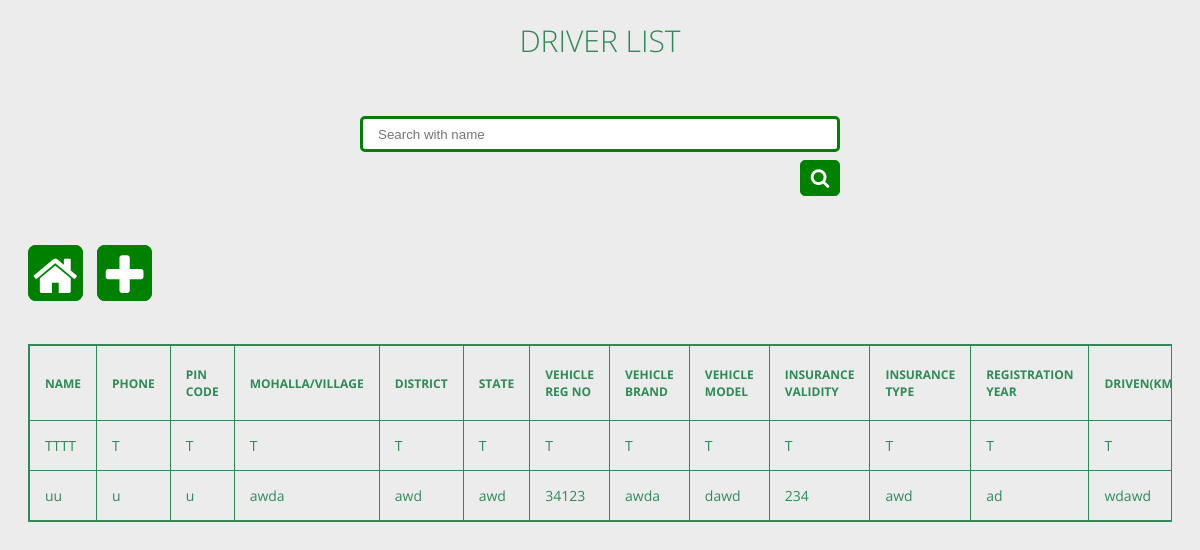
/driver (signed in), run on an earlier commit of the app's database.
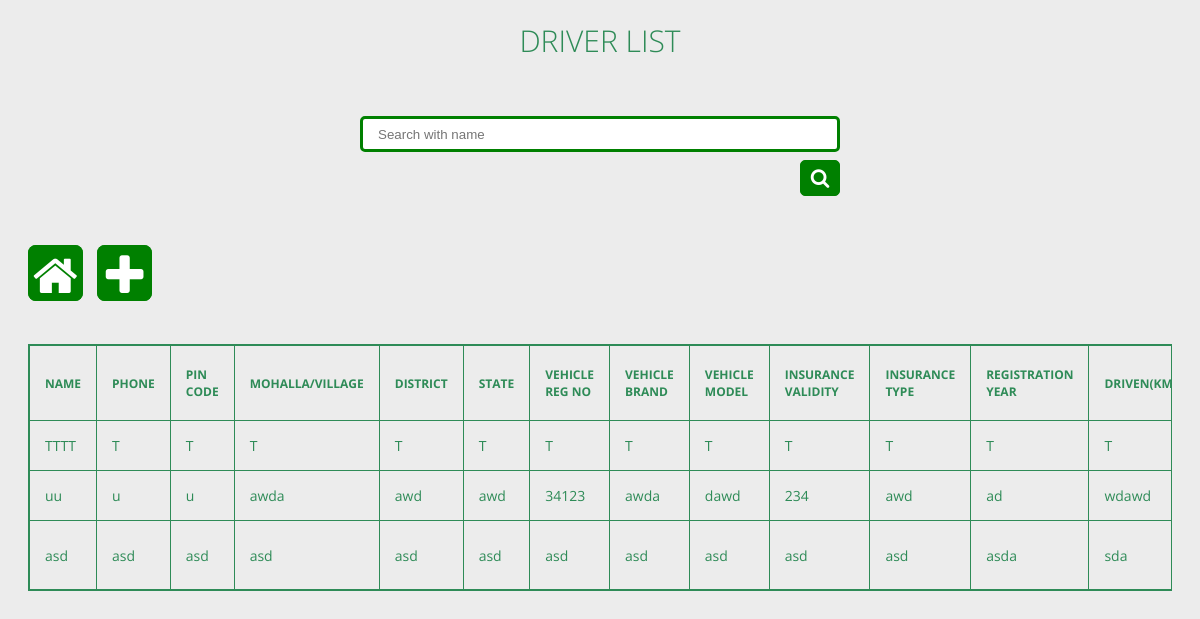
And on a later commit of the database.
### app/models.py (models this page shows, shortened)
class Driver(models.Model):
    driver_id = models.AutoField(primary_key=True)
    driver_name=models.CharField(max_length=150)
    mobile_no=models.CharField(max_length=20, null=True)
    pin_code=models.CharField(max_length=10, null=True)
    mohalla_or_village=models.CharField(max_length=200, null=True)
    district=models.CharField(max_length=200, null=True)
    state=models.CharField(max_length=200, null=True)
    vehicle_registration_no=models.CharField(max_length=100, null=True)
    vehicle_brand=models.CharField(max_length=100, null=True)
    vehicle_model=models.CharField(max_length=100, null=True)
    insurance_validity=models.CharField(max_length=100, null=True)
    insurance_type=models.CharField(max_length=100, null=True)
    registration_year=models.CharField(max_length=10, null=True)
    km_driven=models.CharField(max_length=50, null=True)
    choice=(('UNDER VARIFICATION','UNDER VARIFICATION'),('ACTIVE','ACTIVE'),('OFFLINE','OFFLINE'),('ON A RIDE','ON A RIDE'))
    status=models.CharField(max_length=50, choices=choice, default='pending', null=True)

### app/views.py (the view)
# urls.py: path('driver', views.DriverList.as_view()),
@login_required
def driver(request):
    if 'q' in request.GET:
        q=request.GET['q']
        drivers=Driver.objects.filter(driver_name__icontains=q)
        drivers = drivers.filter(Q(status='ACTIVE') | Q(status='OFFLINE') | Q(status='ON A RIDE'))
    else:
        drivers=Driver.objects.all().filter(Q(status='ACTIVE') | Q(status='OFFLINE') | Q(status='ON A RIDE'))
    return render(request,'app/driver.html' , {'drivers':drivers})

### app/templates/app/driver.html (shortened to what this page needs)
{% load static %}
<html lang="en">
<head>
    <link rel="stylesheet" href="{% static 'css/driver.css' %}">
    <link rel="stylesheet" href="{% static 'css/search.css' %}">
    <link rel="stylesheet" href="https://maxcdn.bootstrapcdn.com/font-awesome/4.4.0/css/font-awesome.min.css">
</head>
<body>
    <section>
        <h1>Driver List</h1><br>
        <br><br><br><br>
        <div class="wrap">
          <div class="search">
            <form method="GET">
              <input name="q" type="text" class="searchTerm" placeholder="Search with name">
              <br>
              <br>
              <button type="submit" class="searchButton">
                <i class="fa fa-search"></i>
             </button>
            </form>
          </div>
       </div>
       <br><br><br>
       <div style="display: inline;">
        <a href="/" class="homebtn"><i class="fa fa-home fa-3x fa-inverse" aria-hidden="true" id="ic"></i></a>
      <a href="{% url 'createdriver' %}" class="homebtn crtbtn">
        <i class="fa fa-plus fa-3x fa-inverse" aria-hidden="true"></i>
      </a>
      </div>
       <br><br><br>
        <div class="tbl-content">
          <table cellpadding="0" cellspacing="0" border="1">
            <div class="tbl-header">
                <thead>
                    <tr>
                      <th>name</th>
                      <th>phone</th>
                      <th>pin code</th>
                      <th>mohalla/village</th>
                      <th>district</th>
                      <th>state</th>
                      <th>vehicle reg no</th>
                      <th>vehicle brand</th>
                      <th>vehicle model</th>
                      <th>insurance validity</th>
                      <th>insurance type</th>
                      <th>registration year</th>
                      <th>driven(km)</th>
                    </tr>
                  </thead>
                </div>
            <tbody>
              {% for i in drivers %}
            <tr>
              <td>{{ i.driver_name }}</td>
              <td>{{ i.mobile_no }}</td>
              <td>{{ i.pin_code }}</td>
              <td>{{ i.mohalla_or_village }}</td>
              <td>{{ i.district }}</td>
              <td>{{ i.state }}</td>
              <td>{{ i.vehicle_registration_no }}</td>
              <td>{{ i.vehicle_brand }}</td>
              <td>{{ i.vehicle_model }}</td>
              <td>{{ i.insurance_validity }}</td>
              <td>{{ i.insurance_type }}</td>
              <td>{{ i.registration_year }}</td>
              <td>{{ i.km_driven }}</td>
            </tr>
              {% endfor %}
            </tbody>
          </table>
        </div>
      </section>
</body>
</html>

### static/css/driver.css (style rules this page uses)
h1 { font-size: 30px; color: #2E8B57; text-transform: uppercase; font-weight: 300; text-align: center; margin-bottom: 15px; }
table { border-color: #2E8B57; border-style: solid; width:100%; overflow-x: auto; border-collapse: collapse; }
thead { border: 1px solid #2E8B57; }
.tbl-header { background-color: rgba(255,255,255,0.3); }
.tbl-content { height:auto; overflow-x:auto; margin-top: 0px; border: 1px solid #2E8B57; }
th { padding: 20px 15px; text-align: left; font-weight: bolder; font-size: 12px; color: #2E8B57; text-transform: uppercase; }
td { padding: 15px; text-align: left; vertical-align:middle; font-weight: normal; font-size: 14px; color: #2E8B57; border-bottom: solid 1px #2E8B57; }
body { background: -webkit-linear-gradient(left, #ececec, #ececec); background: linear-gradient(to right, #ececec, #ececec); font-family: 'Roboto', sans-serif; }
section { margin: 20px; }

### static/css/search.css (style rules this page uses)
body { font-family: 'Open Sans', sans-serif; }
.homebtn { padding-top: 28px; padding-left: 2px; padding-right: 2px; border: 3px solid green; background-color: green; border-radius: 8px; }
.crtbtn { margin-bottom: -10px; margin-left: 10px; padding-left: 6px; padding-right: 6px; }
.search { width: 100%; position: relative; display: inline; }
.searchTerm { float:left; width: 100%; border: 3px solid green; padding: 15px; height: 20px; border-radius: 5px 5px 5px 5px; outline: none; color: #9DBFAF; }
.searchButton { float: right; width: 40px; height: 36px; border: 1px solid green; background: green; text-align: center; color: #fff; border-radius: 5px 5px 5px 5px; cursor: pointer; font-size: 20px; }
.wrap { margin-top: -30px; width: 40%; position: absolute; display: inline-block; left: 50%; transform: translate(-50%, -50%); }

What changed in the data, as far as the page shows it:
added Driver: driver_name "asd", mobile_no "asd", pin_code "asd", mohalla_or_village "asd", district "asd", state "asd", vehicle_registration_no "asd", vehicle_brand "asd", vehicle_model "asd", insurance_validity "asd", insurance_type "asd", registration_year "asda", km_driven "sda"
